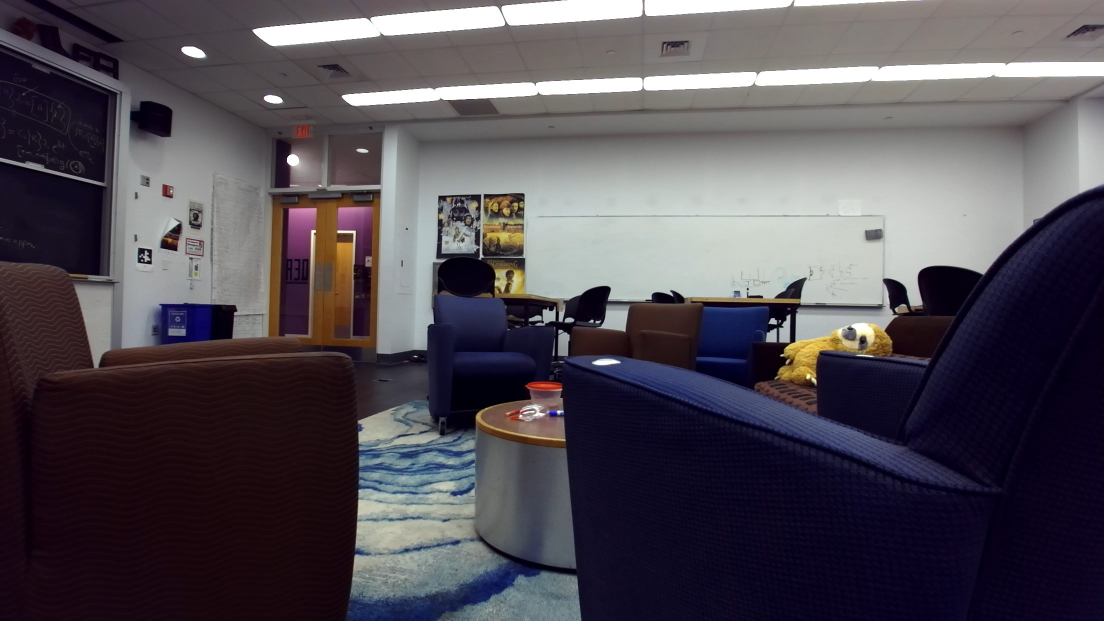
#> input picture classroomleft.jpg, 2208 x 1242 px (shown at 1/2 size)
$ python disparity_map_NCC_with_GUI.py
#> lines starting #> are read from the running program, lines starting #| are printed output that depends on the picture
### eight_point_algorithm.py
""" This module runs camera calibration on the test images and computer the essential, fundamental, and intrinsic matrices. """

import numpy as np
import cv2 as cv
import glob

# Set chessboard size global constants
CHESSBOARD_WIDTH = 7
CHESSBOARD_HEIGHT = 5

# Set corner refinement criteria
CRITERIA = (cv.TERM_CRITERIA_EPS + cv.TERM_CRITERIA_MAX_ITER, 30, 0.001)


# [99 lines left out: functions eight_point, intrinsic_matrices, not called in this run]


def run_camera_calibration(debug=True):
    """
    Run the full camera calibration procedure:

    Args:
        debug: enable debug printing, bool

    Returns:
        left_intrinsic_matrix: intrinsic matrix K for left camera, np 2d 3x3
        right_intrinsic_matrix: intrinsic matrix K for right camera, np 2d 3x3
        fundamental_matrix: fundamental matrix F for stereo cameras, np 2d 3x3
        essential_matrix: essential matrix E for stereo cameras, np 2d 3x3
    """
    # Initialize values
    left_intrinsic_matrix = np.zeros((3, 3))
    right_intrinsic_matrix = np.zeros((3, 3))
    corners_left = None
    corners_right = None
    left_counter = 0
    right_counter = 0

    # Loop through calibration images
    for filename in glob.glob("zed_calibration/*"):
        if debug:
            print(filename)

        # Load image and scale down for speed
        chessboard = cv.imread(filename)
        chessboard_small = cv.resize(chessboard, (0, 0), fx=0.5, fy=0.5)

        if not "l" in filename.split("\\")[-1]:
            # If right calibration image or joint calibration
            # Crop to right side of image
            chessboard_right = chessboard_small[
                :, round(chessboard_small.shape[1] / 2) :, :
            ]
            # Convert to grayscale
            gray_right = cv.cvtColor(chessboard_right, cv.COLOR_BGR2GRAY)
            # Find the chessboard corners
            ret_right, corners_right = cv.findChessboardCorners(
                chessboard_right, (CHESSBOARD_WIDTH, CHESSBOARD_HEIGHT), None
            )
            # Calculate the intrinsic matrix
            right_intrinsic_matrix += intrinsic_matrices(
                ret_right, gray_right, corners_right, "right", debug=debug
            )
            # Count the right intrinsic matrices calibrated against
            right_counter += 1
        if not "r" in filename.split("\\")[-1]:
            # If left calibration image or joint calibration
            # Crop to left side of image
            chessboard_left = chessboard_small[
                :, : round(chessboard_small.shape[1] / 2), :
            ]
            # Convert to grayscale
            gray_left = cv.cvtColor(chessboard_left, cv.COLOR_BGR2GRAY)
            # Find the chessboard corners
            ret_left, corners_left = cv.findChessboardCorners(
                chessboard_left, (CHESSBOARD_WIDTH, CHESSBOARD_HEIGHT), None
            )
            # Calculate the intrinsic matrix
            left_intrinsic_matrix += intrinsic_matrices(
                ret_left, gray_left, corners_left, "left", debug=debug
            )
            # Count the left intrinsic matrices calibrated against
            left_counter += 1

    # Average the intrinsic matrices
    left_intrinsic_matrix /= left_counter
    right_intrinsic_matrix /= right_counter

    if debug:
        print("Final Left Intrinsic Matrix")
        print(left_intrinsic_matrix)
        print("Final Right Intrinsic Matrix")
        print(right_intrinsic_matrix)

    # Select well-spaced indices for the eight-point algorithm
    indices = (0, 5, 10, 15, 20, 24, 29, 34)

    # Perform eight-point calibration
    fundamental_matrix = eight_point(
        corners_left[indices, :], corners_right[indices, :], debug=debug
    )

    # Calculate the essential matrix from E=K1'*F*K2
    essential_matrix = (
        left_intrinsic_matrix.T @ fundamental_matrix @ right_intrinsic_matrix
    )

    # Undistort the points
    corners_left = cv.undistortPoints(corners_left, left_intrinsic_matrix, None)
    corners_right = cv.undistortPoints(corners_right, right_intrinsic_matrix, None)

    # Run the built-in OpenCV essential matrix to compare
    essential_opencv, _ = cv.findEssentialMat(
        corners_left[indices, :],
        corners_right[indices, :],
        cameraMatrix=left_intrinsic_matrix,
    )

    if debug:
        print("Essential Matrix")
        print(essential_matrix)
        print("OpenCV Essential Matrix")
        print(essential_opencv)

    # Recover the pose for debugging purposes
    ret, r, t, _ = cv.recoverPose(
        essential_matrix,
        corners_left[indices, :],
        corners_right[indices, :],
        cameraMatrix=(left_intrinsic_matrix + right_intrinsic_matrix) / 2,
    )

    if debug:
        print("Rotation")
        print(r)
        print("Translation")
        print(t)

    return (
        left_intrinsic_matrix,
        right_intrinsic_matrix,
        fundamental_matrix,
        essential_matrix,
    )


# [2 lines that do not run on import are left out]

### image_rectificationV2.py
from PIL import Image
import numpy as np
from scipy.linalg import svd
import matplotlib.pyplot as plt
from skimage.io import imread, imshow
from eight_point_algorithm import run_camera_calibration


# [84 lines left out: functions decompose_essential_matrix, compute_rectification_homographies, apply_homography, not called in this run]


def run_rectification(left_image, right_image, debug=True):

    K1, K2, F, E = run_camera_calibration(debug=False)

    # Step 1: Decompose the essential matrix to get rotation and translation
    R1, R2, t = decompose_essential_matrix(E, left_image.shape, debug=debug)

    # Step 2: Compute the rectifying homographies
    H1, H2 = compute_rectification_homographies(R1, R2, t, K1, K2, debug=debug)

    # Step 3: Rectify both images by applying the homographies
    left_image_rectified = apply_homography(left_image, H1, debug=debug)
    right_image_rectified = apply_homography(right_image, H2, debug=debug)

    if debug:
        # display
        plt.figure(figsize=(12, 6))
        plt.subplot(2, 2, 1)
        plt.imshow(left_image, cmap="gray")
        plt.title("Original Left Image")
        plt.subplot(2, 2, 2)
        plt.imshow(right_image, cmap="gray")
        plt.title("Original Right Image")
        plt.subplot(2, 2, 3)
        plt.imshow(left_image_rectified, cmap="gray")
        plt.title("Rectified Left Image")
        plt.subplot(2, 2, 4)
        plt.imshow(right_image_rectified, cmap="gray")
        plt.title("Rectified Right Image")
        plt.tight_layout()
        plt.show()

    return left_image_rectified, right_image_rectified


# [9 lines that do not run on import are left out]

### disparity_map_NCC_with_GUI.py
import numpy as np
import cv2 as cv
import copy
import matplotlib.pyplot as plt
import matplotlib
import math

matplotlib.use("TKAgg")
from image_rectificationV2 import run_rectification

# Import images into CV
identifier = "classroom"
img_left = cv.imread(identifier + "left.jpg")
#> img_left is the input picture: shape (1242, 2208, 3); mean B, G, R 84, 75.9, 81.5
img_right = cv.imread(identifier + "right.jpg")
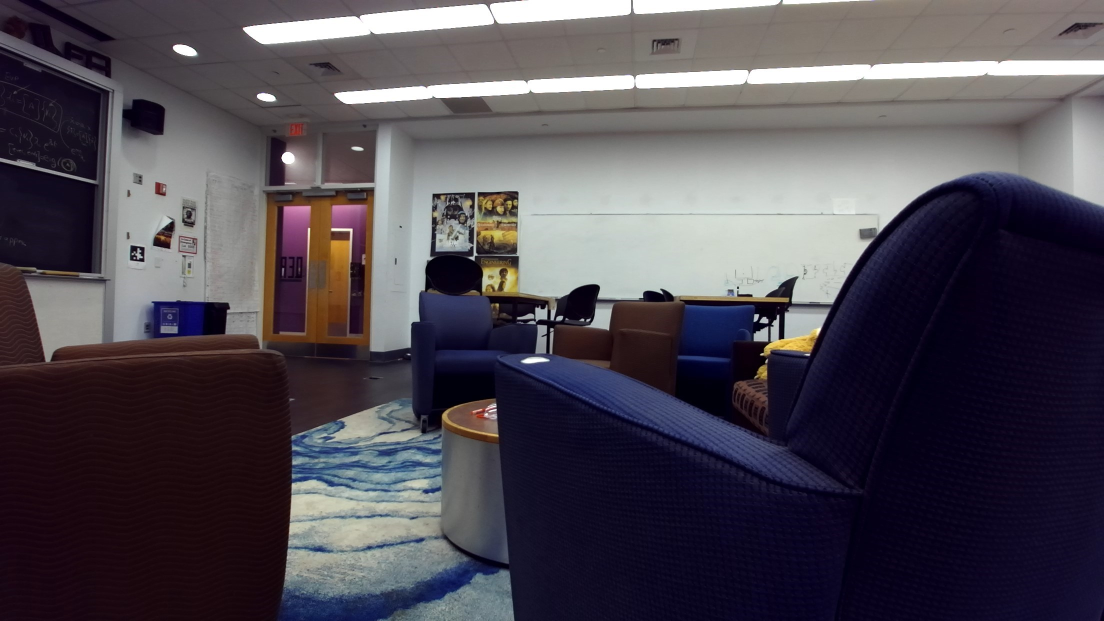
#> input picture classroomright.jpg, 2208 x 1242 px (shown at 1/2 size)
#> img_right is the input picture: shape (1242, 2208, 3); mean B, G, R 82.3, 73.2, 78.5
img_left = cv.resize(img_left, (0, 0), fx=0.25, fy=0.25)
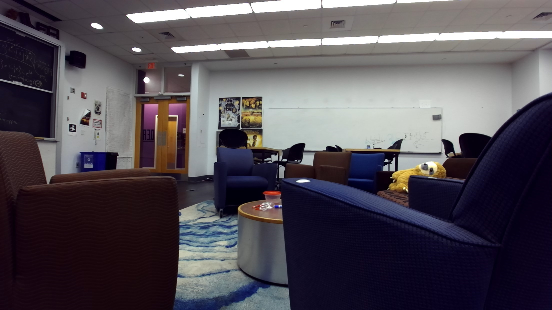
#> img_left: shape (310, 552, 3); mean B, G, R 84.2, 76.2, 81.8
img_right = cv.resize(img_right, (0, 0), fx=0.25, fy=0.25)
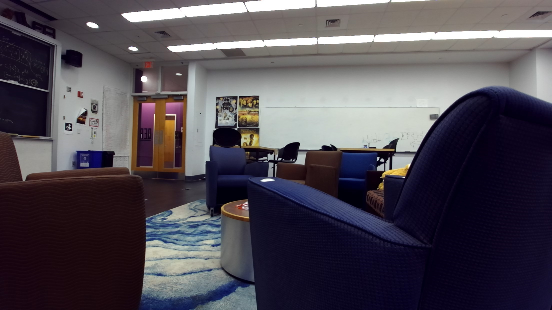
#> img_right: shape (310, 552, 3); mean B, G, R 82.5, 73.4, 78.8

# Create grayscale versions of image
img_left_rect, img_right_rect = run_rectification(img_left, img_right, debug=False)
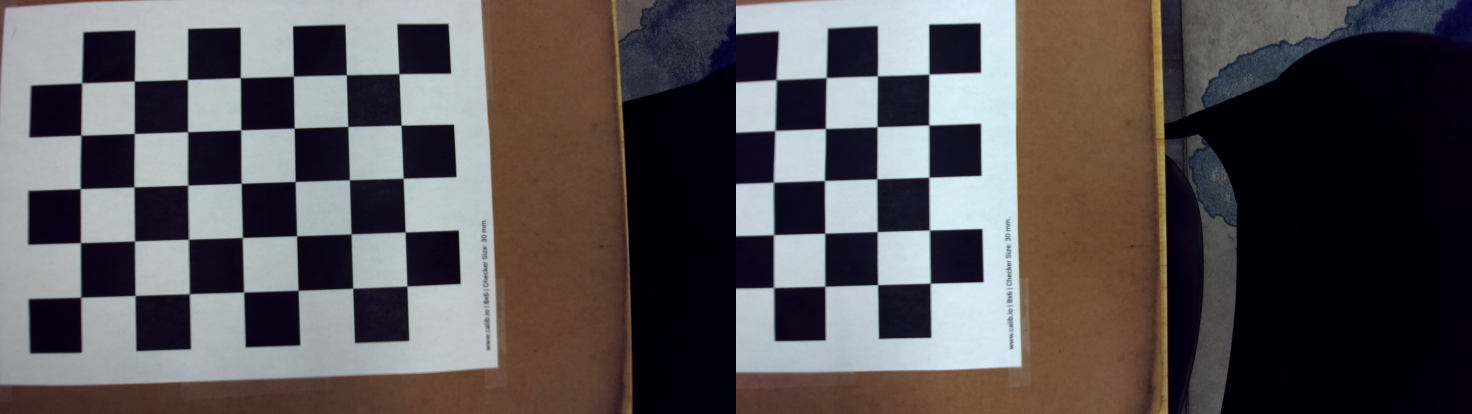
#> input picture zed_calibration/l1.jpg, 4416 x 1242 px (shown at 1/3 size)
#> in run_camera_calibration, chessboard is the input picture: shape (1242, 4416, 3); mean B, G, R 85.3, 83.3, 88
#> (the run stopped early here; a loop or call above may not have finished)
